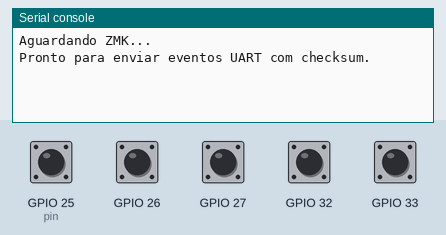
Simulated run of this program. Board: ESP32 board running MicroPython. Shown: the last lines printed to the serial console. The inputs (shaded band) are chosen by the test bench; at power-on: GPIO 25 (pin), GPIO 26, GPIO 27, GPIO 32, GPIO 33 HIGH.

Above: at 3.2 s.
3.3 s: GPIO 25 (pin) pulled LOW for 0.15 s
At 4.6 s:
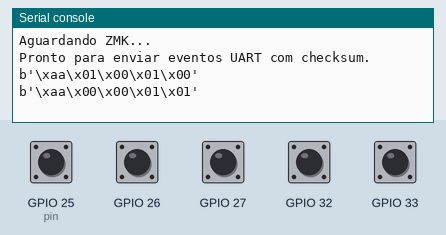
4.9 s: GPIO 26 pulled LOW for 0.15 s
At 5.9 s:
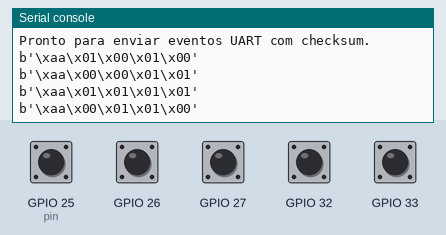
6.5 s: GPIO 27 pulled LOW for 0.15 s
At 7.2 s:
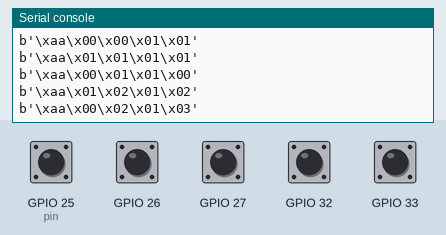
8.1 s: GPIO 32 pulled LOW for 0.15 s
At 9.4 s:
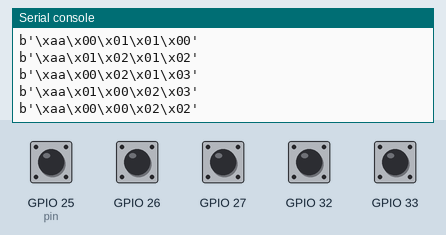
9.7 s: GPIO 33 pulled LOW for 0.15 s
At 11.0 s:
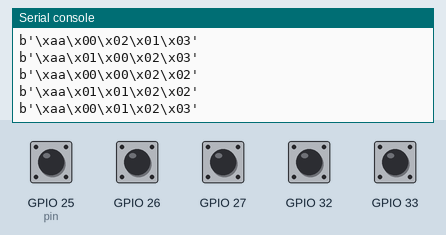
Timing chart, 0 to 12.3 s (numbered marks = the images above; inputs shaded):
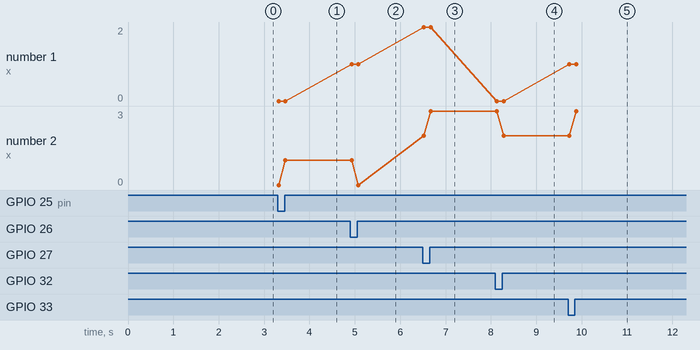

Measured:
- after the input at 3.3 s, the serial console: prints a new line at once (image 1)
- after the input at 4.9 s, the serial console: prints a new line at once (image 2)
- after the input at 6.5 s, the serial console: prints a new line at once (image 3)
- after the input at 8.1 s, the serial console: prints a new line at once (image 4)
- after the input at 9.7 s, the serial console: prints a new line at once (image 5)
- plotted number 1: 1 → 2 after the input at 6.5 s
- plotted number 2: 0 → 3 after the input at 6.5 s

The program:

05main_out_uart_btn_press_release.py
```python
from machine import Pin, UART
import time

# UART - ajuste TX e RX conforme o seu hardware
uart = UART(1, baudrate=115200, tx=17, rx=16)

# Lista de botões e seu mapeamento na matriz (ROW, COL)
botoes = [
    {"pin": 25, "row": 0, "col": 1},
    {"pin": 26, "row": 1, "col": 1},
    {"pin": 27, "row": 2, "col": 1},
    {"pin": 32, "row": 0, "col": 2},
    {"pin": 33, "row": 1, "col": 2},
]

# Inicializar os botões com PULL_UP
for botao in botoes:
    botao["obj"] = Pin(botao["pin"], Pin.IN, Pin.PULL_UP)
    botao["estado_anterior"] = 1  # Botão não pressionado

# Delay para garantir que o ZMK iniciou
print("Aguardando ZMK...")
time.sleep(2)
print("Pronto para enviar eventos UART com checksum.")

while True:
    for botao in botoes:
        estado_atual = botao["obj"].value()

        if estado_atual != botao["estado_anterior"]:
            time.sleep_ms(20)  # debounce
            estado_atual = botao["obj"].value()

            if estado_atual != botao["estado_anterior"]:
                row = botao["row"]
                col = botao["col"]

                if estado_atual == 0:
                    #print(f"Botão {botao['pin']} PRESSIONADO")
                    event_type = 0x01
                else:
                    #print(f"Botão {botao['pin']} SOLTO")
                    event_type = 0x00

                checksum = event_type ^ row ^ col
                packet = bytes([0xAA, event_type, row, col, checksum])
                print(packet)
                uart.write(packet)

                botao["estado_anterior"] = estado_atual

    time.sleep_ms(10)
```
